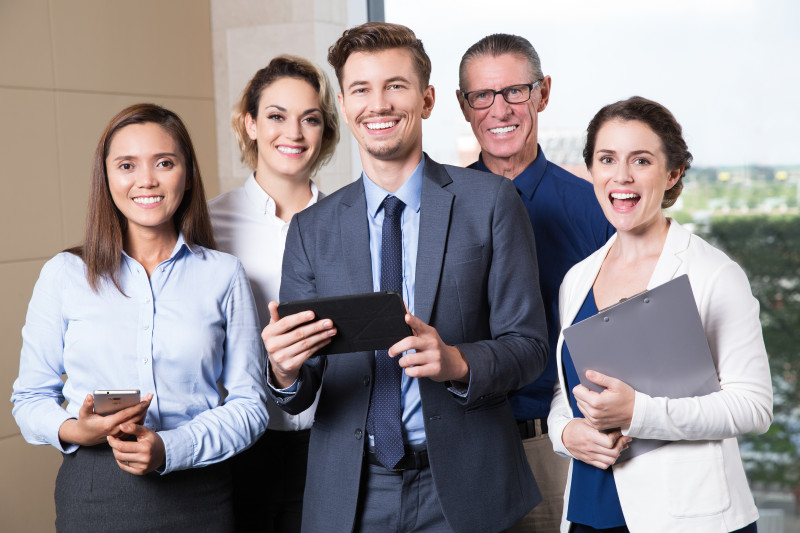
#> input picture EXAMPLE2/media/person5.jpg, 800 x 533 px, found by its file name
$ python saveFace5.py
#> lines starting #> are read from the running program, lines starting #| are printed output that depends on the picture; after the words box and inside, x2 and y2 are one past the last pixel; in counts of white or black regions, pixels touching at a corner belong together
import cv2
casc_path = cv2.data.haarcascades + "haarcascade_frontalface_default.xml"
faceCascade = cv2.CascadeClassifier(casc_path)
imagename = "media\\person5.jpg"
image = cv2.imread(imagename)
#> image is the input picture: shape (533, 800, 3); mean B, G, R 145.5, 142.3, 149
faces = faceCascade.detectMultiScale(image, scaleFactor=1.1, minNeighbors=5, minSize=(30,30), flags = cv2.CASCADE_SCALE_IMAGE)
#> faces = [[580, 123, 91, 91], [247, 84, 86, 86], [332, 50, 95, 95], [100, 128, 90, 90], [454, 57, 94, 94]]
count = 1
for (x,y,w,h) in faces:
    cv2.rectangle(image, (x,y), (x+w,y+h), (128,255,0), 2)  #框選臉部
    filename = "media\\face" + str(count)+ ".jpg"  #存檔名稱
    image1 = image[y: y + h, x: x + w]       #取得臉部圖形
    image2 = cv2.resize(image1, (400, 400))  #重置圖形大小
    cv2.imwrite(filename, image2)
    count += 1
#> this loop made 5 passes
#> pass 1, `image1 = image[y: y + h, x: x + w]`:
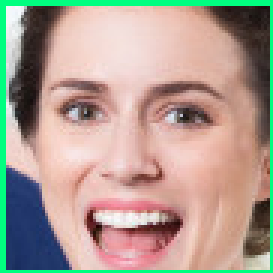
#> image1: shape (91, 91, 3) (shown 3 times larger); mean B, G, R 145.3, 158.1, 173.2
#> pass 1, `image2 = cv2.resize(image1, (400, 400))`:
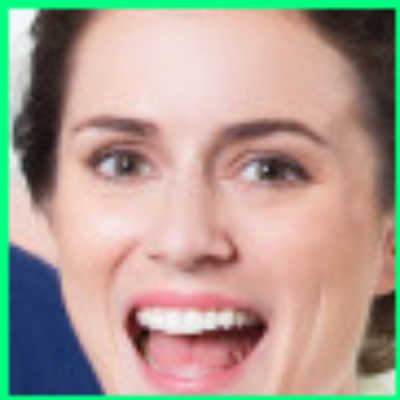
#> image2: shape (400, 400, 3); mean B, G, R 145.1, 157.9, 173
#> pass 2, `image1 = image[y: y + h, x: x + w]`:
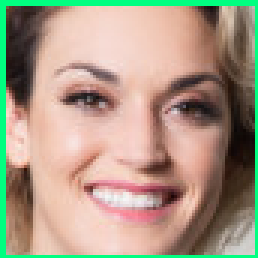
#> image1: shape (86, 86, 3) (shown 3 times larger); mean B, G, R 133, 153.3, 169.1
#> pass 2, `image2 = cv2.resize(image1, (400, 400))`:
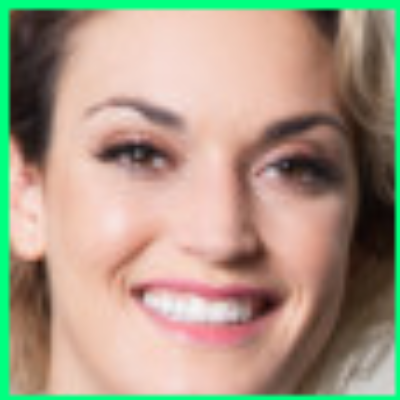
#> image2: shape (400, 400, 3); mean B, G, R 132.9, 153.2, 169
#> after the loop:
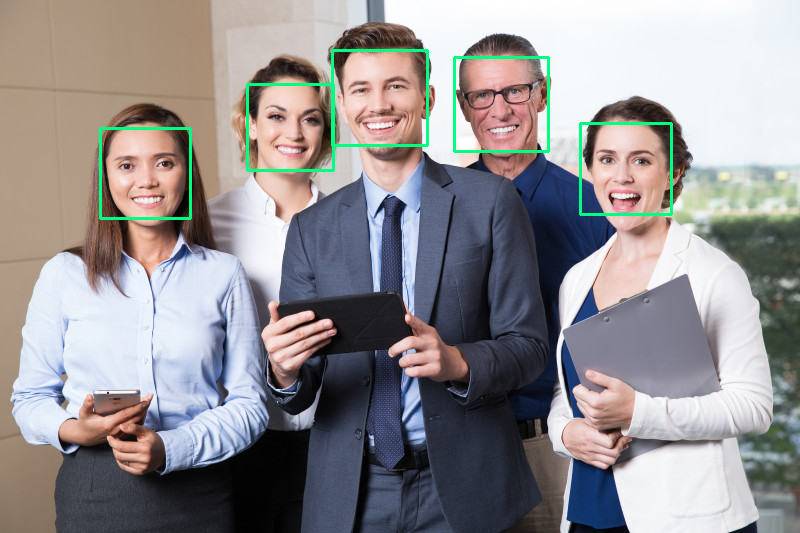
#> image: shape (533, 800, 3); 1.25% of pixels changed, all inside (x1, y1, x2, y2) = (99, 49, 673, 220)
#> after the loop:
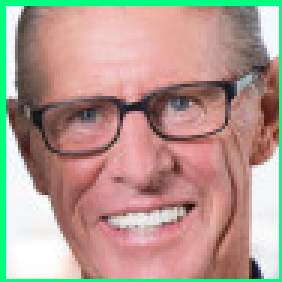
#> image1: shape (94, 94, 3) (shown 3 times larger); mean B, G, R 144, 155.3, 179
#> after the loop, count = 6
cv2.namedWindow("facedetect")
cv2.imshow("facedetect", image)
cv2.waitKey(0)
cv2.destroyWindow("facedetect")

$ run again, with EXAMPLE2/media/person3.jpg copied over EXAMPLE2/media/person5.jpg
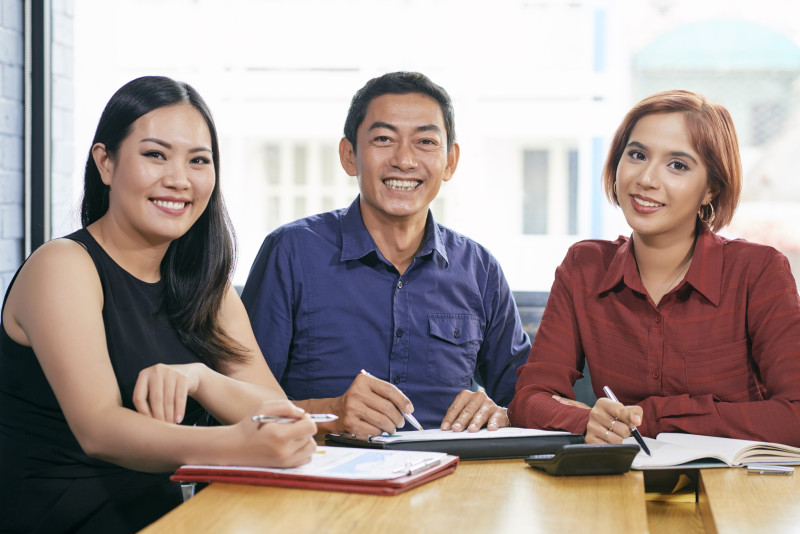
#> input picture EXAMPLE2/media/person3.jpg, 800 x 534 px, found by its file name
#> image is the input picture: shape (534, 800, 3); mean B, G, R 145.1, 148.6, 163
#> faces = [[602, 119, 108, 108], [349, 95, 110, 110], [111, 109, 121, 121]]
#> the loop `for (x,y,w,h) in faces:` made 3 passes
#> pass 1, `image2 = cv2.resize(image1, (400, 400))`:
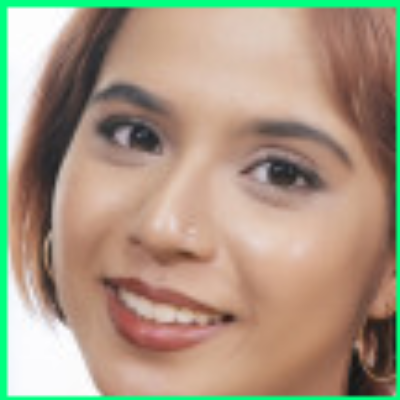
#> image2: shape (400, 400, 3); mean B, G, R 130.6, 152.3, 169
#> after the loop `for (x,y,w,h) in faces:`:
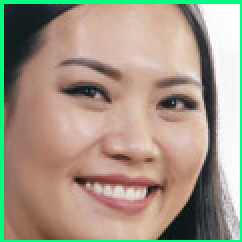
#> image1: shape (121, 121, 3) (shown 2 times larger); mean B, G, R 134.4, 151.3, 164.1
#> after the loop `for (x,y,w,h) in faces:`: count = 4
